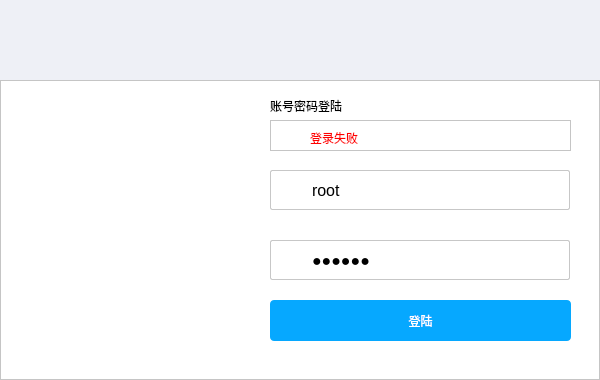
<?xml version="1.0" encoding="UTF-8"?>
<ui version="4.0">
 <class>XLoginGUI</class>
 <widget class="QDialog" name="XLoginGUI">
  <property name="geometry">
   <rect>
    <x>0</x>
    <y>0</y>
    <width>600</width>
    <height>380</height>
   </rect>
  </property>
  <property name="windowTitle">
   <string>LoginGUI</string>
  </property>
  <property name="styleSheet">
   <string notr="true">background-color: rgb(255, 255, 255);
</string>
  </property>
  <widget class="QWidget" name="topwidget" native="true">
   <property name="geometry">
    <rect>
     <x>0</x>
     <y>0</y>
     <width>601</width>
     <height>80</height>
    </rect>
   </property>
   <property name="styleSheet">
    <string notr="true">background-color: rgb(238, 240, 246);</string>
   </property>
   <widget class="QLabel" name="logolabel">
    <property name="geometry">
     <rect>
      <x>210</x>
      <y>20</y>
      <width>149</width>
      <height>41</height>
     </rect>
    </property>
    <property name="styleSheet">
     <string notr="true">background-image: url(:/XMSDiskClientGui/Resources/top.png);</string>
    </property>
    <property name="text">
     <string/>
    </property>
   </widget>
   <widget class="QPushButton" name="closepushButton">
    <property name="geometry">
     <rect>
      <x>562</x>
      <y>10</y>
      <width>31</width>
      <height>21</height>
     </rect>
    </property>
    <property name="styleSheet">
     <string notr="true">
QPushButton
{

border-image: url(:/XMSDiskClientGui/Resources/img/common/system/btn_sys_close.png)
 0 64 0 0 ; 
}
QPushButton::!hover{
border-image: url(:/XMSDiskClientGui/Resources/img/common/system/btn_sys_close.png)
 0 64 0 0 ; 

}

QPushButton::hover{
border-image: url(:/XMSDiskClientGui/Resources/img/common/system/btn_sys_close.png)
 0 0 0 64 ; 
}</string>
    </property>
    <property name="text">
     <string/>
    </property>
    <property name="autoExclusive">
     <bool>false</bool>
    </property>
    <property name="flat">
     <bool>true</bool>
    </property>
   </widget>
  </widget>
  <widget class="QFrame" name="frame">
   <property name="geometry">
    <rect>
     <x>0</x>
     <y>80</y>
     <width>600</width>
     <height>300</height>
    </rect>
   </property>
   <property name="frameShape">
    <enum>QFrame::Shape::StyledPanel</enum>
   </property>
   <property name="frameShadow">
    <enum>QFrame::Shadow::Raised</enum>
   </property>
   <widget class="QLabel" name="logolabel_2">
    <property name="geometry">
     <rect>
      <x>40</x>
      <y>60</y>
      <width>181</width>
      <height>191</height>
     </rect>
    </property>
    <property name="styleSheet">
     <string notr="true">border-image: url(:/XMSDiskClientGui/Resources/logo2.png);</string>
    </property>
    <property name="text">
     <string/>
    </property>
   </widget>
   <widget class="QLabel" name="passuserlabel">
    <property name="geometry">
     <rect>
      <x>270</x>
      <y>10</y>
      <width>251</width>
      <height>31</height>
     </rect>
    </property>
    <property name="styleSheet">
     <string notr="true">
font: 13pt &quot;黑体&quot;;</string>
    </property>
    <property name="text">
     <string>账号密码登陆</string>
    </property>
   </widget>
   <widget class="QFrame" name="user_frame">
    <property name="geometry">
     <rect>
      <x>270</x>
      <y>90</y>
      <width>300</width>
      <height>40</height>
     </rect>
    </property>
    <property name="styleSheet">
     <string notr="true">#user_frame::!hover{

      border: 1px solid #c7c7c7;
      border-radius: 2px;
	  margin-top: 0ex

}
#user_frame::hover{
      border: 1px solid #58a6ee;
      border-radius: 2px;
	  margin-top: 0ex
}</string>
    </property>
    <property name="frameShape">
     <enum>QFrame::Shape::StyledPanel</enum>
    </property>
    <property name="frameShadow">
     <enum>QFrame::Shadow::Raised</enum>
    </property>
    <widget class="QLineEdit" name="usernameEdit">
     <property name="geometry">
      <rect>
       <x>40</x>
       <y>5</y>
       <width>251</width>
       <height>30</height>
      </rect>
     </property>
     <property name="styleSheet">
      <string notr="true">font: 12pt</string>
     </property>
     <property name="text">
      <string>root</string>
     </property>
     <property name="frame">
      <bool>false</bool>
     </property>
     <property name="clearButtonEnabled">
      <bool>false</bool>
     </property>
    </widget>
    <widget class="QLabel" name="userlogo">
     <property name="geometry">
      <rect>
       <x>10</x>
       <y>12</y>
       <width>16</width>
       <height>16</height>
      </rect>
     </property>
     <property name="styleSheet">
      <string notr="true">background-image: url(:/XMSDiskClientGui/Resources/person.png);</string>
     </property>
     <property name="text">
      <string/>
     </property>
    </widget>
   </widget>
   <widget class="QFrame" name="err_frame">
    <property name="geometry">
     <rect>
      <x>270</x>
      <y>40</y>
      <width>301</width>
      <height>31</height>
     </rect>
    </property>
    <property name="frameShape">
     <enum>QFrame::Shape::StyledPanel</enum>
    </property>
    <property name="frameShadow">
     <enum>QFrame::Shadow::Raised</enum>
    </property>
    <widget class="QLabel" name="err_logo">
     <property name="geometry">
      <rect>
       <x>10</x>
       <y>10</y>
       <width>16</width>
       <height>16</height>
      </rect>
     </property>
     <property name="styleSheet">
      <string notr="true">border-image: url(:/XMSDiskClientGui/Resources/icon_error_tip.png);</string>
     </property>
     <property name="text">
      <string/>
     </property>
    </widget>
    <widget class="QLabel" name="err_msg">
     <property name="geometry">
      <rect>
       <x>40</x>
       <y>10</y>
       <width>241</width>
       <height>16</height>
      </rect>
     </property>
     <property name="styleSheet">
      <string notr="true">color: rgb(255, 0, 0);</string>
     </property>
     <property name="text">
      <string>登录失败</string>
     </property>
    </widget>
   </widget>
   <widget class="QFrame" name="pass_frame">
    <property name="geometry">
     <rect>
      <x>270</x>
      <y>160</y>
      <width>300</width>
      <height>40</height>
     </rect>
    </property>
    <property name="styleSheet">
     <string notr="true">

#pass_frame::!hover{

      border: 1px solid #c7c7c7;
      border-radius: 2px;
	  margin-top: 0ex

}
#pass_frame::hover{
      border: 1px solid #58a6ee;
      border-radius: 2px;
	  margin-top: 0ex
}</string>
    </property>
    <property name="frameShape">
     <enum>QFrame::Shape::StyledPanel</enum>
    </property>
    <property name="frameShadow">
     <enum>QFrame::Shadow::Raised</enum>
    </property>
    <widget class="QLineEdit" name="passwordEdit">
     <property name="geometry">
      <rect>
       <x>40</x>
       <y>5</y>
       <width>251</width>
       <height>30</height>
      </rect>
     </property>
     <property name="styleSheet">
      <string notr="true">font: 12pt</string>
     </property>
     <property name="text">
      <string>123456</string>
     </property>
     <property name="frame">
      <bool>false</bool>
     </property>
     <property name="echoMode">
      <enum>QLineEdit::EchoMode::Password</enum>
     </property>
     <property name="clearButtonEnabled">
      <bool>false</bool>
     </property>
    </widget>
    <widget class="QLabel" name="passlog">
     <property name="geometry">
      <rect>
       <x>10</x>
       <y>12</y>
       <width>18</width>
       <height>18</height>
      </rect>
     </property>
     <property name="styleSheet">
      <string notr="true">background-image: url(:/XMSDiskClientGui/Resources/passwd.png);</string>
     </property>
     <property name="text">
      <string/>
     </property>
    </widget>
   </widget>
   <widget class="QPushButton" name="pushButton">
    <property name="geometry">
     <rect>
      <x>270</x>
      <y>220</y>
      <width>301</width>
      <height>41</height>
     </rect>
    </property>
    <property name="styleSheet">
     <string notr="true">QPushButton
{
background-repeat: no-repeat;
background-position:left;
border-radius:4px;   
color:rgb(255, 255, 255);
font: 12pt &quot;黑体&quot;;
}
QPushButton::!hover{
background-color: rgb(6, 168, 255);

}

QPushButton::hover{
background-color: #059bec;
}</string>
    </property>
    <property name="text">
     <string>登陆</string>
    </property>
    <property name="default">
     <bool>true</bool>
    </property>
    <property name="flat">
     <bool>false</bool>
    </property>
   </widget>
  </widget>
 </widget>
 <layoutdefault spacing="6" margin="11"/>
 <tabstops>
  <tabstop>usernameEdit</tabstop>
  <tabstop>passwordEdit</tabstop>
  <tabstop>pushButton</tabstop>
  <tabstop>closepushButton</tabstop>
 </tabstops>
 <resources>
  <include location="xdisk_client_gui.qrc"/>
 </resources>
 <connections>
  <connection>
   <sender>pushButton</sender>
   <signal>clicked()</signal>
   <receiver>XLoginGUI</receiver>
   <slot>Login()</slot>
   <hints>
    <hint type="sourcelabel">
     <x>448</x>
     <y>280</y>
    </hint>
    <hint type="destinationlabel">
     <x>733</x>
     <y>294</y>
    </hint>
   </hints>
  </connection>
  <connection>
   <sender>closepushButton</sender>
   <signal>clicked()</signal>
   <receiver>XLoginGUI</receiver>
   <slot>reject()</slot>
   <hints>
    <hint type="sourcelabel">
     <x>582</x>
     <y>20</y>
    </hint>
    <hint type="destinationlabel">
     <x>699</x>
     <y>51</y>
    </hint>
   </hints>
  </connection>
 </connections>
 <slots>
  <slot>Login()</slot>
 </slots>
</ui>
